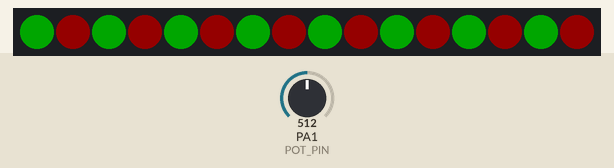
Simulated run of this sketch. Board: STM32 Blue Pill. Parts: 16 RGB LEDs in strip order, left to right. The test bench sets the inputs (shaded band); at power-on: PA1 (POT_PIN) = 512. Dim RGB values are drawn brighter than linear; colours are those a GRB WS2812 strip shows for the declared byte order.

Above: at 3.2 s.
3.3 s: PA1 (POT_PIN) set to 699
5.0 s: PA1 (POT_PIN) set to 715
At 6.41 s:
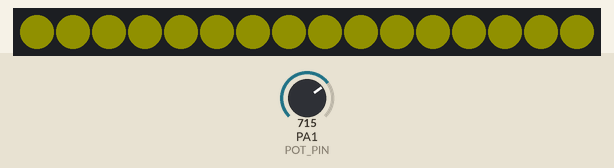
6.6 s: PA1 (POT_PIN) set to 683
At 7.71 s:
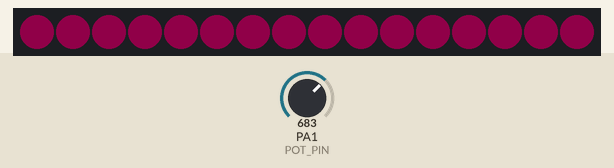
9.6 s: PA1 (POT_PIN) set to 657
At 10.75 s:
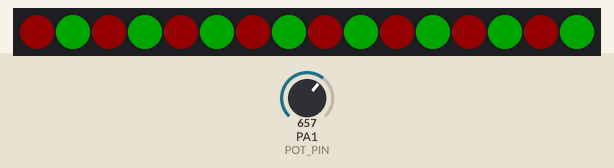
12.6 s: PA1 (POT_PIN) set to 330
14.5 s: PA1 (POT_PIN) set to 297
At 14.85 s:
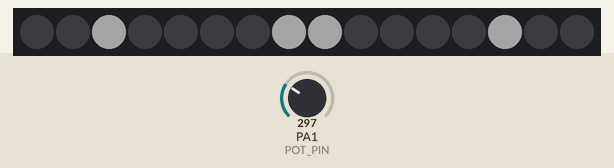

The sketch:

Treelights.ino
```cpp
#include <FastLED.h>

#include <avr/interrupt.h>
#define NUM_LEDS 16
#define DATA_PIN 0
#define POT_PIN A1
#define BUTTON_PIN 1
#define MIN_BRIGHTNESS 5
#define MAX_BRIGHTNESS 160
#define NUM_PATTERNS 3
CRGB leds[NUM_LEDS];
volatile int pattern = 1;
unsigned long sensorDelay = 40;
unsigned long lastSensor = 0;
bool lastButtonState = HIGH;


void redGreen() {
  if (millis() % 1000 > 500) {
    for (int i = 0; i < NUM_LEDS; i++) {
      if (i % 2)
        leds[i] = CRGB::Red;
      else
        leds[i] = CRGB::Green;
    }
  }
  else
  {
    for (int i = 0; i < NUM_LEDS; i++) {
      if (i % 2)
        leds[i] = CRGB::Green;
      else
        leds[i] = CRGB::Red;
    }
  }
}

void fallingLights(){
  int state = 3-(millis()%2000)/500;
  for (int i = 0; i<4; i++){
    leds[i*4+(state+i)%4] = CRGB::White;
  }
  fadeToBlackBy(leds,16,10);
}

//Sweep around the HSV spectrum once every 5 seconds
void hueSweep() {
  unsigned long timer = millis() % 5000;
  byte hue = timer / 20;
  CRGB currColor = CHSV(hue, 255,200);
  for(int i = 0; i < NUM_LEDS; ++i) {
    leds[i] = currColor;
  }
}

void setup() {
  delay(2000);
  pinMode(BUTTON_PIN, INPUT_PULLUP);
  FastLED.addLeds<WS2812B, DATA_PIN, RGB>(leds, NUM_LEDS);
  FastLED.setBrightness(40);
/* //Interrupts don't work for some reason????
  GIMSK = 0b00100000;
  PCMSK = 0b00000010;
//  _SFR_BYTE(GIMSK) &= ~_BV(PCIE);
//  _SFR_BYTE(PCMSK) &= ~_BV(PCINT1);
  sei();
*/
}

void loop() {
  if (pattern == 0) {
    fallingLights();
  }
  else if (pattern == 1) {
    redGreen();
  }
  else if (pattern == 2) {
    hueSweep();
  }
  FastLED.show();

  //Set the pattern based on the pot value
  unsigned long now = millis();
  if (now >= lastSensor + sensorDelay) {
    lastSensor = now;
    int reading = analogRead(POT_PIN);
    //Padding between the patterns so it doesn't flicker
    int padding = 40;
    int patternRange = (1023 - padding*(NUM_PATTERNS-1)) / NUM_PATTERNS;
    for(int i = 0; i < NUM_PATTERNS; ++i) {
      if((i*(patternRange+padding) <= reading) && (reading < (i+1)*patternRange + i*padding)) {
        pattern = i;
        break;
      }
    }
  }


  //Every so often, set brightness according to value of potentiometer
//  unsigned long now = millis();
//  if(now >= lastSensor + sensorDelay) {
//    lastSensor = now;
//    int reading = analogRead(POT_PIN);
//    FastLED.setBrightness(map(reading, 0, 1023, MIN_BRIGHTNESS, MAX_BRIGHTNESS));
//  }
//  //WHY DOESN'T THIS WORK???
//  bool buttonState = digitalRead(BUTTON_PIN);
//  if(buttonState != lastButtonState && buttonState == HIGH) {
//    ++pattern;
//    pattern = pattern % 2;
//  }
//  lastButtonState = buttonState;
}


/*
ISR(PCINT0_vect){
//  pattern++;
//  pattern = pattern %2;
  leds[0] = CRGB::Red;
  FastLED.show();
}
*/
```

Measured:
- the behaviour switches between 707 and 708 on PA1 (POT_PIN) (found by bisection; images 0 and 1)
- the behaviour switches between 668 and 667 on PA1 (POT_PIN) (found by bisection; images 2 and 3)
- the behaviour switches between 314 and 313 on PA1 (POT_PIN) (found by bisection; images 3 and 4)
- after the input at 5.0 s, the LEDs: first change at once (image 1 shows a later state)
- after the input at 9.6 s, the LEDs: change at once (image 3)
- after the input at 14.5 s, the LEDs: first differ from a run without the input after 0.19 s (image 4)
- what the display in image 3 shows lasts 0.5 s, from 10.5 s to 11.0 s
